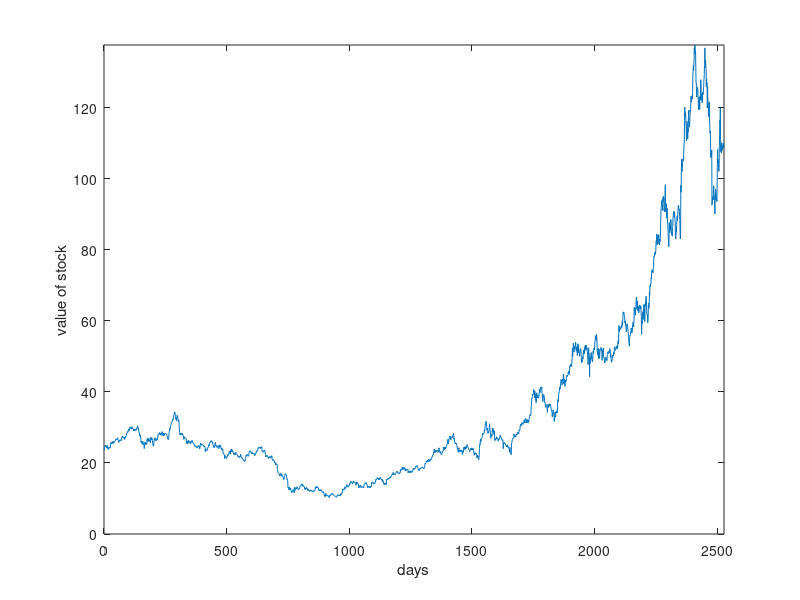

Write the MATLAB code that produced this figure.
indata = zeros(1,365*10);        % allocate storage for the data

infile = fopen('IBM.csv','rt');  % open the file text for reading
tline  = fgetl(infile);          % read the title line

k = 0;                           % a counter
inline = fgetl(infile)           % read a line
while ischar(inline)             % test for end of input file
  counter = find(inline==',');   % find the first ','
                                 % then consider only the rest of the line
  newline = inline(counter(1)+1:length(inline));
                                 % read the numbers
  A = sscanf(newline,'%f%c%f%c%f%c%f%c%f');
  k = k+1;
  indata(k) = A(1);              % store only the first number
  inline = fgetl(infile);        % get the next input line
end%while
fclose(infile);                  % close the file

disp(sprintf('Number of trading days from 1990 to 1999 is %i',k))

indata = fliplr(indata(1:k));    % reverse the order of the stock values
figure(1); plot(indata)
           xlabel('days'); ylabel('value of stock');
           axis([0, k, 0, max(indata)]);
